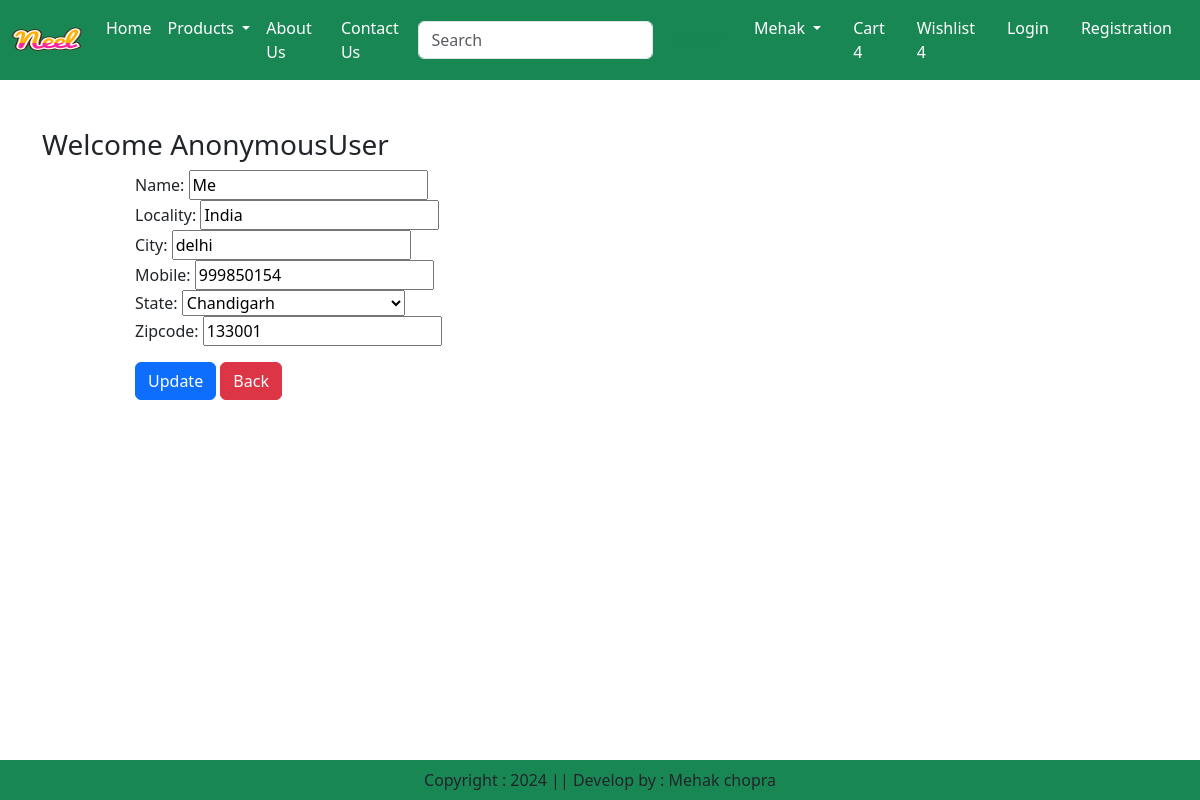
Before: /updateAddress/1 with the older database file.
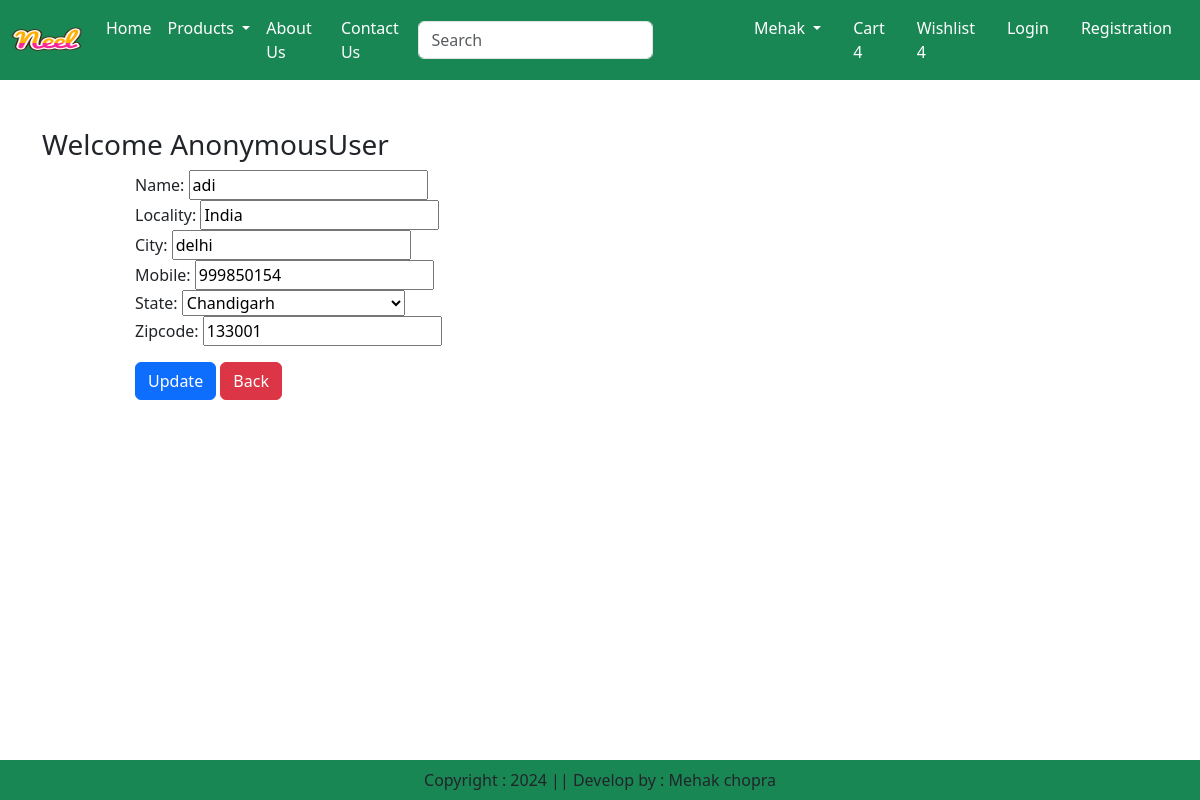
After: the same page with the newer database file.
### app/models.py (models this page shows, shortened)
class Customer(models.Model):
     user=        models.ForeignKey(User,on_delete=models.CASCADE)
     name=        models.CharField(max_length=500)
     locality=    models.CharField(max_length=500)
     city=        models.CharField(max_length=100)
     mobile=      models.IntegerField(default=0)
     zipcode=     models.IntegerField()
     state=       models.CharField(choices=STATE_CHOICES,max_length = 100)

### app/views.py (the view, shortened to what this page needs)
# urls.py: path("updateAddress/<int:pk>", views.updateAddress.as_view(),name="updateAddress"),
class updateAddress(View):
      def get(self,request,pk):
          add = Customer.objects.get(pk=pk)
          form = CustomerProfileForm(instance=add)
          return render(request, 'app/updateAddress.html',locals())

### app/forms.py
class CustomerProfileForm(forms.ModelForm):
      class Meta:
           model = Customer
           fields=['name','locality','city','mobile','state','zipcode']
           widget={
                'name':     forms.TextInput(attrs={'class':'form-control'}),
                'locality': forms.TextInput(attrs={'class' : 'form-control'}),
                'city':     forms.TextInput(attrs={'class':'form-control'}),
                'mobile':   forms.NumberInput(attrs={'class':'form-control'}),
                'state' :   forms.Select(attrs={'class':'form-control'}),
                'zipcode':  forms.NumberInput(attrs={'class':'form-control'}),
           }

### app/templates/app/updateAddress.html (shortened to what this page needs)
{% extends 'app/base.html' %}
{% load static %}
{% block main-content  %}
<div class="container my-5">
    <div class="row">
        <h3>Welcome <span class="text-capitalize">{{request.user}}</span></h3>
    </div>
    <div class="col-sm-8 offset-sm-1">
      <form action="" method="post">
          {% for fm in form %}
            {{fm.label_tag}} {{fm}} <small class="text-danger">{{fm.errors|striptags}}</small> <br>
          {% endfor  %}
          <div class="col-12 mt-3">
            <button type="submit" class="btn btn-primary">Update</button>
            <a href="{% url 'address' %}" type='button' class='btn btn-danger'>Back</a>
          </div>
     </form>
    </div>
</div>
{% endblock main-content    %}

Changed rows visible on the page:
changed Customer "India": name "Me" → "adi"
